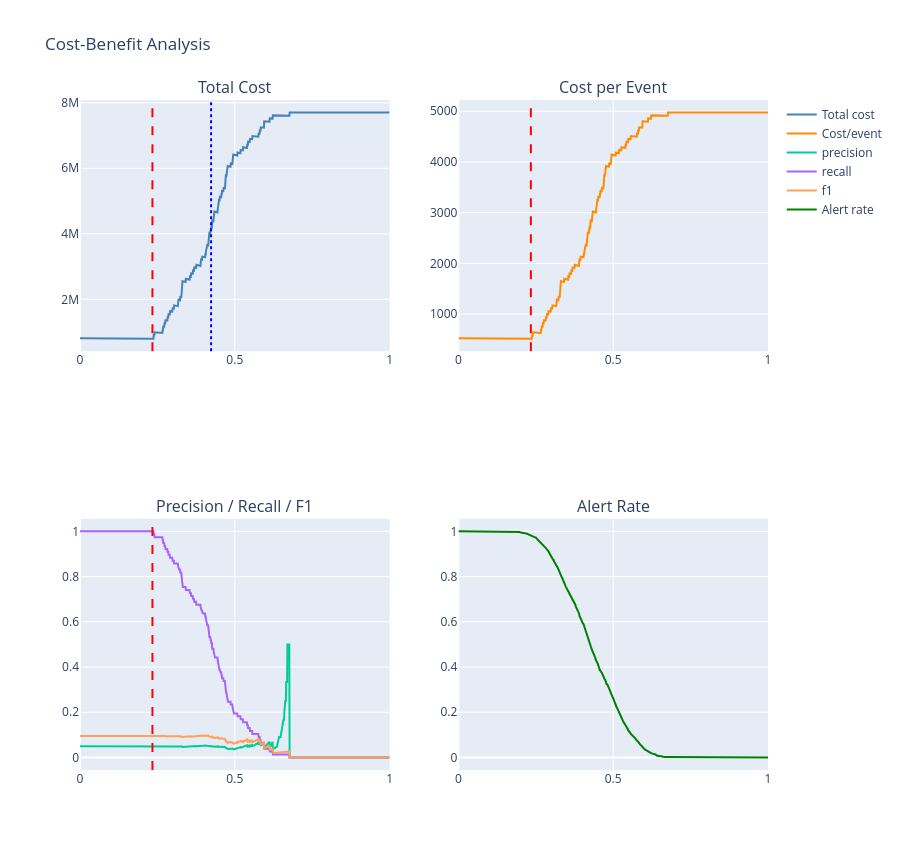

Here is the notebook cell this chart was saved with:
### Markdown cell above
## 2. Cost-Curve Visualization

### Code cell
fig = make_subplots(rows=2, cols=2, subplot_titles=(
    'Total Cost', 'Cost per Event', 'Precision / Recall / F1', 'Alert Rate'))
fig.add_trace(go.Scatter(x=cost_df['threshold'], y=cost_df['total_cost'],
                         name='Total cost', line=dict(color='steelblue')), row=1, col=1)
fig.add_vline(x=cost_optimal_threshold, line_dash='dash', line_color='red', row=1, col=1)
fig.add_vline(x=optimal_threshold, line_dash='dot', line_color='blue', row=1, col=1)
fig.add_trace(go.Scatter(x=cost_df['threshold'], y=cost_df['cost_per_event'],
                         name='Cost/event', line=dict(color='darkorange')), row=1, col=2)
fig.add_vline(x=cost_optimal_threshold, line_dash='dash', line_color='red', row=1, col=2)
for met in ['precision', 'recall', 'f1']:
    fig.add_trace(go.Scatter(x=cost_df['threshold'], y=cost_df[met], name=met), row=2, col=1)
fig.add_vline(x=cost_optimal_threshold, line_dash='dash', line_color='red', row=2, col=1)
fig.add_trace(go.Scatter(x=cost_df['threshold'], y=cost_df['alert_rate'],
                         name='Alert rate', line=dict(color='green')), row=2, col=2)
fig.update_layout(height=850, showlegend=True, title_text='Cost-Benefit Analysis')
fig.show()

### Figure 1 — Plotly figure (JSON) as saved in the notebook; plotly's stock layout.template omitted (floating-point values rounded to 4 significant figures; data arrays with more than 128 entries replaced by an {"elided": "..."} marker saying what was removed)
{"data": [{"line": {"color": "steelblue"}, "name": "Total cost", "type": "scatter", "x": {"elided": "1001 float values"}, "xaxis": "x", "y": {"elided": "1001 int values"}, "yaxis": "y"}, {"line": {"color": "darkorange"}, "name": "Cost/event", "type": "scatter", "x": {"elided": "1001 float values"}, "xaxis": "x2", "y": {"elided": "1001 float values"}, "yaxis": "y2"}, {"name": "precision", "type": "scatter", "x": {"elided": "1001 float values"}, "xaxis": "x3", "y": {"elided": "1001 float values"}, "yaxis": "y3"}, {"name": "recall", "type": "scatter", "x": {"elided": "1001 float values"}, "xaxis": "x3", "y": {"elided": "1001 float values"}, "yaxis": "y3"}, {"name": "f1", "type": "scatter", "x": {"elided": "1001 float values"}, "xaxis": "x3", "y": {"elided": "1001 float values"}, "yaxis": "y3"}, {"line": {"color": "green"}, "name": "Alert rate", "type": "scatter", "x": {"elided": "1001 float values"}, "xaxis": "x4", "y": {"elided": "1001 float values"}, "yaxis": "y4"}], "layout": {"annotations": [{"font": {"size": 16}, "showarrow": false, "text": "Total Cost", "x": 0.225, "xanchor": "center", "xref": "paper", "y": 1, "yanchor": "bottom", "yref": "paper"}, {"font": {"size": 16}, "showarrow": false, "text": "Cost per Event", "x": 0.775, "xanchor": "center", "xref": "paper", "y": 1, "yanchor": "bottom", "yref": "paper"}, {"font": {"size": 16}, "showarrow": false, "text": "Precision / Recall / F1", "x": 0.225, "xanchor": "center", "xref": "paper", "y": 0.375, "yanchor": "bottom", "yref": "paper"}, {"font": {"size": 16}, "showarrow": false, "text": "Alert Rate", "x": 0.775, "xanchor": "center", "xref": "paper", "y": 0.375, "yanchor": "bottom", "yref": "paper"}], "height": 850, "shapes": [{"line": {"color": "red", "dash": "dash"}, "type": "line", "x0": 0.234, "x1": 0.234, "xref": "x", "y0": 0, "y1": 1, "yref": "y domain"}, {"line": {"color": "blue", "dash": "dot"}, "type": "line", "x0": 0.4234, "x1": 0.4234, "xref": "x", "y0": 0, "y1": 1, "yref": "y domain"}, {"line": {"color": "red", "dash": "dash"}, "type": "line", "x0": 0.234, "x1": 0.234, "xref": "x2", "y0": 0, "y1": 1, "yref": "y2 domain"}, {"line": {"color": "red", "dash": "dash"}, "type": "line", "x0": 0.234, "x1": 0.234, "xref": "x3", "y0": 0, "y1": 1, "yref": "y3 domain"}], "showlegend": true, "title": {"text": "Cost-Benefit Analysis"}, "xaxis": {"anchor": "y", "domain": [0, 0.45]}, "xaxis2": {"anchor": "y2", "domain": [0.55, 1]}, "xaxis3": {"anchor": "y3", "domain": [0, 0.45]}, "xaxis4": {"anchor": "y4", "domain": [0.55, 1]}, "yaxis": {"anchor": "x", "domain": [0.625, 1]}, "yaxis2": {"anchor": "x2", "domain": [0.625, 1]}, "yaxis3": {"anchor": "x3", "domain": [0, 0.375]}, "yaxis4": {"anchor": "x4", "domain": [0, 0.375]}}}
